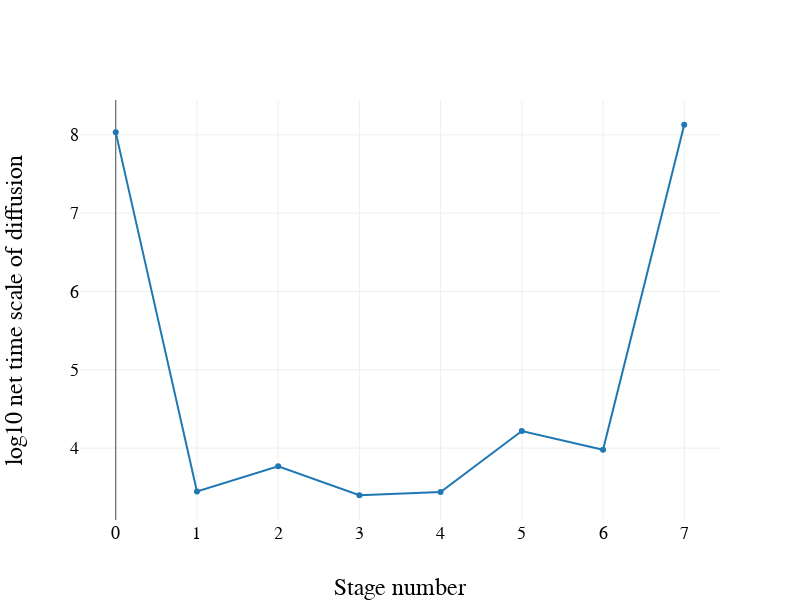

The code cell stored with this chart in its notebook:
### Code cell
Plotly([
    {
        y : parametersEachStage.log10_tau
    }
],
spread(
    middiumSize,
    legend(),
    axis("x", "Stage number"),
    axis("y", "log10 net time scale of diffusion"),
    {
        title : ""
    }
)
)

### Figure 1 — Plotly figure (JSON) as saved in the notebook; plotly's stock layout.template omitted (floating-point values rounded to 4 significant figures)
{"data": [{"uid": "d0e607", "y": ["8.031734297242306", "3.4458243176842904", "3.768181188637002", "3.3982689612940926", "3.4388854384994794", "4.219012768729332", "3.9784789471966038", "8.128929871026482"]}], "layout": {"height": 600, "legend": {"font": {"color": "#000", "family": "sans-serif", "size": 20}, "traceorder": "normal"}, "title": "", "width": 800, "xaxis": {"autorange": true, "range": [-0.4402, 7.44], "tickfont": {"color": "#000", "family": "sans-serif", "size": 18}, "title": "Stage number", "titlefont": {"color": "#000", "family": "sans-serif", "size": 24}}, "yaxis": {"autorange": true, "range": [3.082, 8.445], "tickfont": {"color": "#000", "family": "sans-serif", "size": 18}, "title": "log10 net time scale of diffusion", "titlefont": {"color": "#000", "family": "sans-serif", "size": 24}, "type": "linear"}}}
